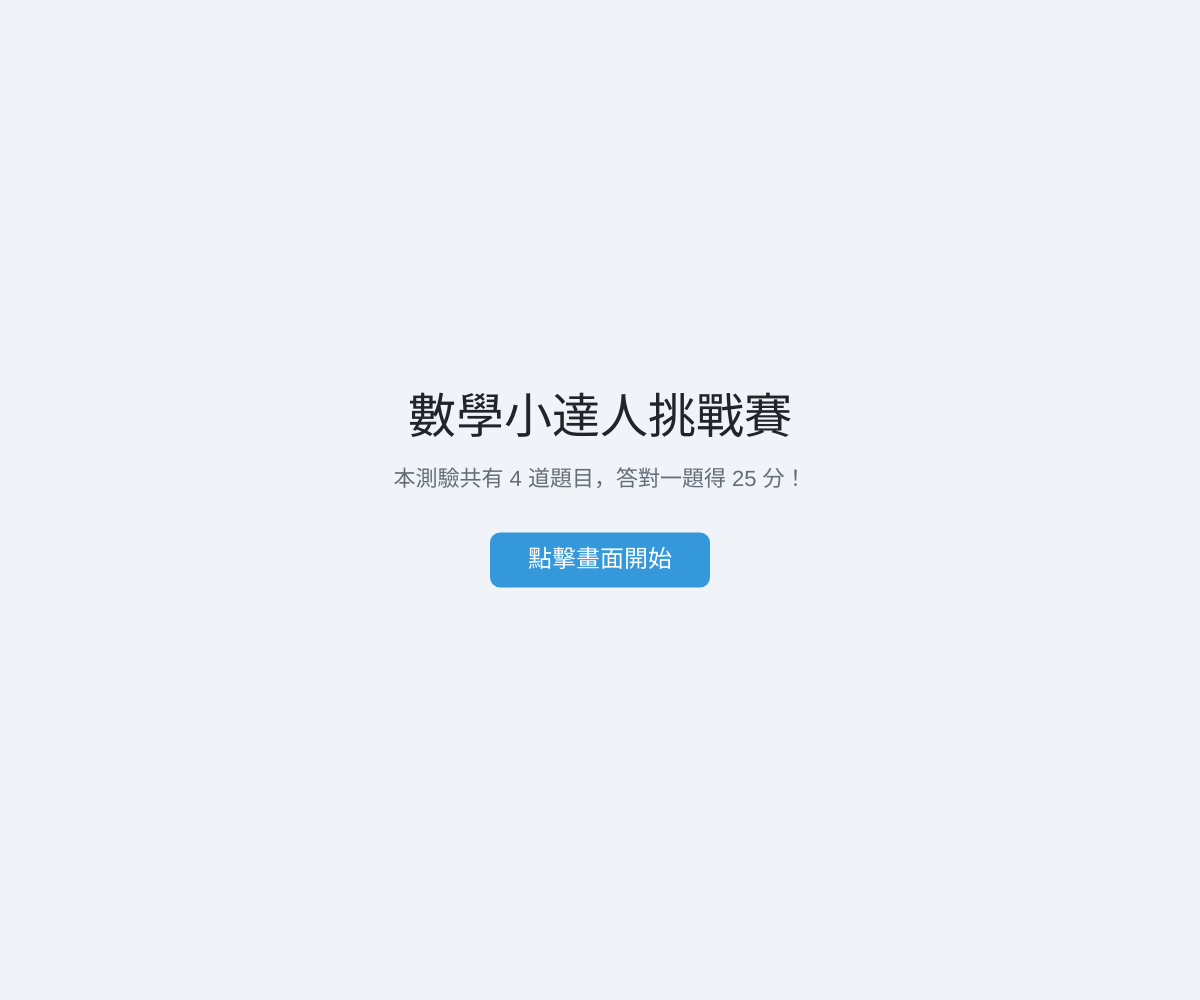
Frame 1 (no input)
Frame 60 (no input): identical to frame 1, image omitted
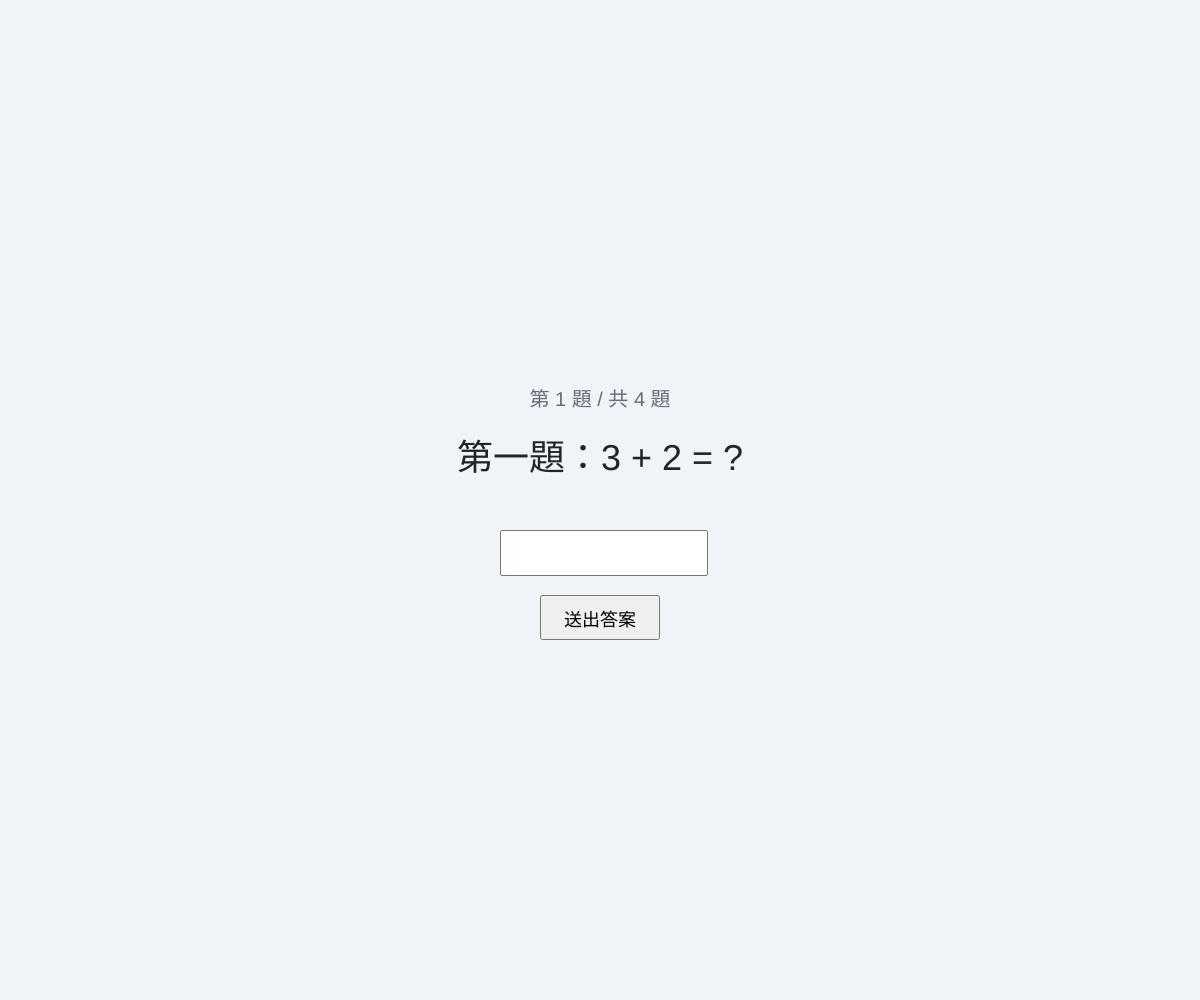
Frame 120 (the mouse pressed at the canvas centre since frame 60)

The p5.js sketch that drew these frames (run headless with seeded random() and noise() and a simulated clock; from frame 60 on, the mouse is pressed at the canvas centre):

// p5.js sketch
// ── sketch.js
// 儲存目前的遊戲狀態 ('start'：開始畫面, 'playing'：答題中, 'result'：結算畫面)
let gameState = 'start';

// 儲存目前作答到第幾題 (從 0 開始，共 4 題)
let currentQuestionIndex = 0;

// 儲存玩家目前的得分
let score = 0;

// 儲存使用者輸入的文字框物件
let inputField;
// 儲存送出答案按鈕物件
let submitButton;
// 儲存重新開始按鈕物件
let restartButton;

// 定義 4 道問答題的題目與正確答案
let questions = [
  { question: "第一題：3 + 2 = ?", answer: "5" },
  { question: "第二題：15 + 20 = ?", answer: "35" },
  { question: "第三題：9 * 8 - 8 = ?", answer: "64" },
  { question: "第四題：9 * 8 - 5 * 2 + 3 - 4 = ?", answer: "61" }
];

function setup() {
  // 建立填滿整個瀏覽器視窗的畫布
  createCanvas(windowWidth, windowHeight);
  
  // 設定文字對齊方式為置中
  textAlign(CENTER, CENTER);
  
  // 建立輸入答案用的文字輸入框
  inputField = createInput('');
  inputField.size(200, 40);
  inputField.style('font-size', '20px');
  inputField.style('text-align', 'center');
  inputField.hide();
  
  // 建立送出答案的按鈕
  submitButton = createButton('送出答案');
  submitButton.size(120, 45);
  submitButton.style('font-size', '18px');
  submitButton.style('cursor', 'pointer');
  // 當按鈕被點擊時，執行 checkAnswer 函式來檢查答案
  submitButton.mousePressed(checkAnswer);
  submitButton.hide();
  
  // 建立結算畫面的「重新挑戰」按鈕
  restartButton = createButton('重新挑戰');
  restartButton.size(150, 50);
  restartButton.style('font-size', '20px');
  restartButton.style('cursor', 'pointer');
  restartButton.style('background-color', '#2ecc71');
  restartButton.style('color', 'white');
  restartButton.style('border', 'none');
  restartButton.style('border-radius', '8px');
  // 當點擊重新開始按鈕時，重置遊戲並回到開始畫面
  restartButton.mousePressed(restartGame);
  restartButton.hide();
}

function draw() {
  // 設定畫布背景顏色 (柔和的淺藍灰色)
  background(240, 244, 248);
  
  // 根據目前的遊戲狀態決定要繪製哪一個畫面
  if (gameState === 'start') {
    drawStartScreen();
  } else if (gameState === 'playing') {
    drawQuizScreen();
  } else if (gameState === 'result') {
    drawResultScreen();
  }
}

// 繪製遊戲開始畫面
function drawStartScreen() {
  // 確保在開始畫面時隱藏所有作答與結算介面
  if (inputField) inputField.hide();
  if (submitButton) submitButton.hide();
  if (restartButton) restartButton.hide();
  
  // 繪製遊戲主標題
  fill(33, 37, 41);
  textSize(48);
  text("數學小達人挑戰賽", width / 2, height / 2 - 80);
  
  // 繪製遊戲規則說明
  textSize(22);
  fill(100, 110, 120);
  text("本測驗共有 4 道題目，答對一題得 25 分！", width / 2, height / 2 - 20);
  
  // 繪製開始按鈕外框
  fill(52, 152, 219);
  noStroke();
  rectMode(CENTER);
  rect(width / 2, height / 2 + 60, 220, 55, 10);
  
  // 繪製開始提示文字
  fill(255);
  textSize(24);
  text("點擊畫面開始", width / 2, height / 2 + 60);
}

// 繪製答題中畫面
function drawQuizScreen() {
  // 隱藏重新開始按鈕
  if (restartButton) restartButton.hide();
  
  // 顯示輸入框並定位在畫面正中央偏下方
  if (inputField) {
    inputField.show();
    inputField.position(width / 2 - 100, height / 2 + 30);
  }
  
  // 顯示送出按鈕並定位在輸入框下方
  if (submitButton) {
    submitButton.show();
    submitButton.position(width / 2 - 60, height / 2 + 95);
  }
  
  // 顯示目前的題目進度
  fill(100, 110, 120);
  textSize(20);
  text(`第 ${currentQuestionIndex + 1} 題 / 共 4 題`, width / 2, height / 2 - 100);
  
  // 顯示當前的數學題目
  fill(33, 37, 41);
  textSize(36);
  text(questions[currentQuestionIndex].question, width / 2, height / 2 - 40);
}

// 繪製結算畫面
function drawResultScreen() {
  // 進入結算畫面時隱藏答題輸入介面
  if (inputField) inputField.hide();
  if (submitButton) submitButton.hide();
  
  // 顯示專屬的重新開始按鈕
  if (restartButton) {
    restartButton.show();
    restartButton.position(width / 2 - 75, height / 2 + 100);
  }
  
  // 顯示結算標題
  fill(33, 37, 41);
  textSize(42);
  text("測驗結束！", width / 2, height / 2 - 110);
  
  // 顯示玩家的總得分
  textSize(30);
  fill(41, 128, 185);
  text(`你的總得分：${score} 分`, width / 2, height / 2 - 50);
  
  // 根據不同分數給予對應的回覆評語
  let feedback = "";
  if (score === 100) {
    feedback = "真厲害";
  } else if (score === 75) {
    feedback = "真不錯";
  } else if (score === 50) {
    feedback = "還要再加油喔";
  } else if (score === 25) {
    feedback = "再多加練習吧";
  } else {
    feedback = "你有沒有在念書阿(惱)";
  }
  
  // 顯示對應的評語文字
  textSize(34);
  fill(192, 57, 43);
  text(feedback, width / 2, height / 2 + 20);
}

// 滑鼠點擊事件處理（僅用於開始畫面切換）
function mousePressed() {
  // 只有在「開始畫面」點擊時才進入遊戲，避免結算畫面被滑鼠點擊誤觸
  if (gameState === 'start') {
    resetQuiz();
    gameState = 'playing';
  }
}

// 檢查使用者輸入的答案
function checkAnswer() {
  if (!inputField) return;
  
  // 取得使用者輸入的文字並去除前後空白
  let userAnswer = inputField.value().trim();
  
  // 判斷使用者的答案是否與正確答案相符
  if (userAnswer === questions[currentQuestionIndex].answer) {
    score += 25; // 答對加 25 分
  }
  
  // 清空輸入框內容
  inputField.value('');
  
  // 題數索引加 1
  currentQuestionIndex++;
  
  // 如果已經作答完所有題目，切換至結算畫面
  if (currentQuestionIndex >= questions.length) {
    gameState = 'result';
  }
}

// 重置測驗資料的函式
function resetQuiz() {
  score = 0;
  currentQuestionIndex = 0;
  if (inputField) {
    inputField.value('');
  }
}

// 從結算畫面點擊按鈕重新開始的函式
function restartGame() {
  resetQuiz();
  gameState = 'start';
}

// 當瀏覽器視窗大小改變時，自動調整畫布大小
function windowResized() {
  resizeCanvas(windowWidth, windowHeight);
}
